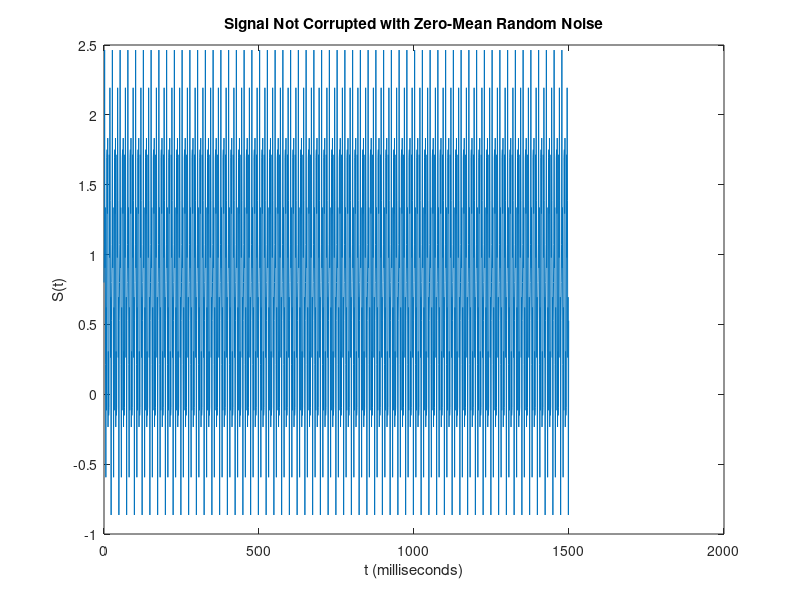
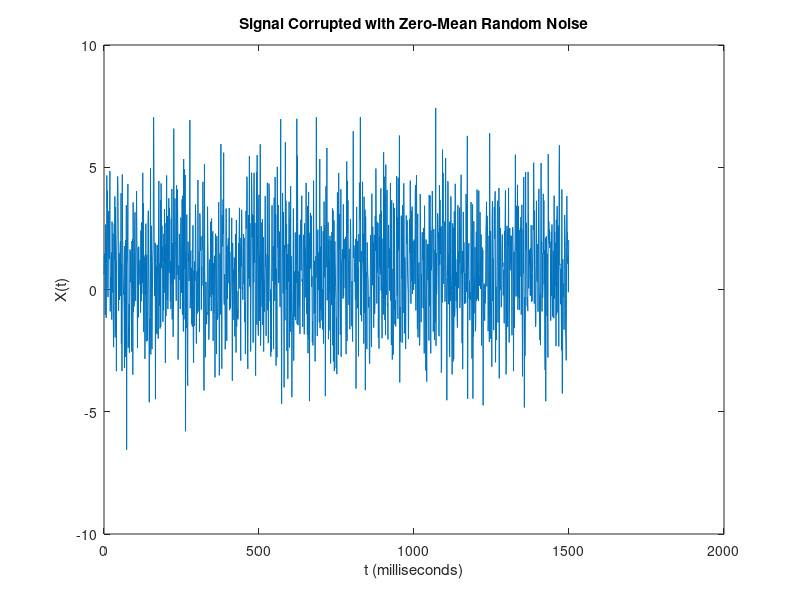
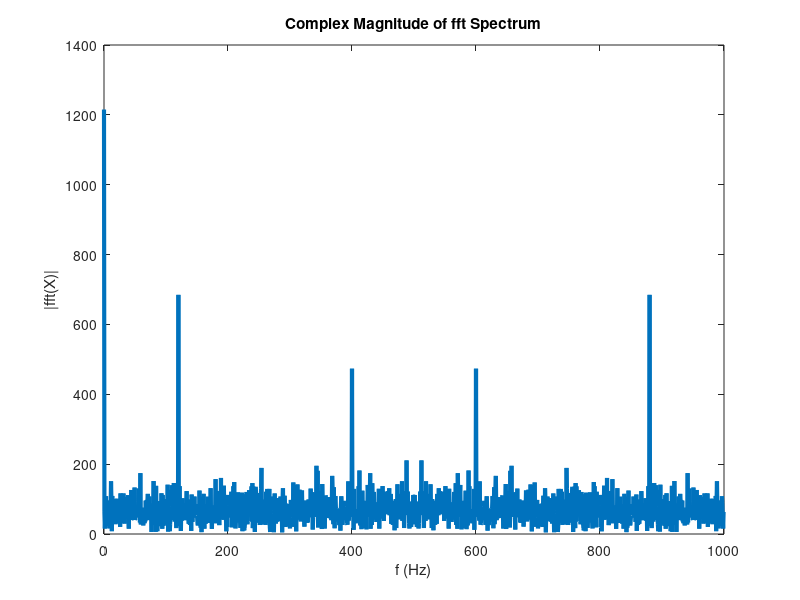
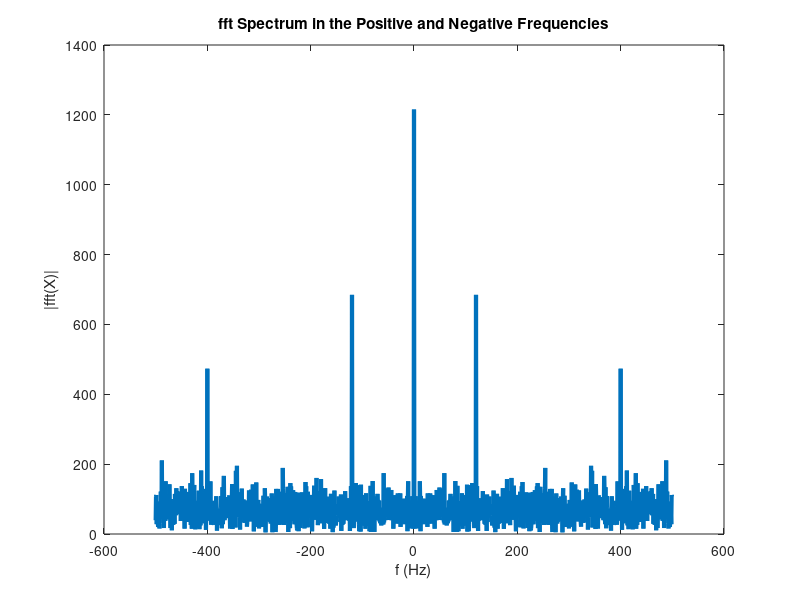

Reproduce these figures in MATLAB, in order.
close all
clear variables
clc

Fs = 1000;            % sampling frequency                    
T = 1/Fs;             % sampling period       
L = 1500;             % length of signal
t = (0:L-1)*T;        % time vector


% DC - постоянный ток, DC offset - среднее значение формы волны???
% signal containing: DC offset of amplitude 0.8, 
%                    50 Hz sinusoid of amplitude 0.7, 
%                    120 Hz sinusoid of amplitude 1.

A0 = 0.8;
A1 = 0.7;
A2 = 1;

f1 = 600;
f2 = 120;

S = A0 + A1 * sin(2*pi * f1*t) + A2 * sin(2*pi * f2*t);

% signal corruption
X = S + 2*randn(size(t));

figure
plot(1000*t,S)
title("Signal Not Corrupted with Zero-Mean Random Noise")
xlabel("t (milliseconds)")
ylabel("S(t)")

figure
plot(1000*t,X)
title("Signal Corrupted with Zero-Mean Random Noise")
xlabel("t (milliseconds)")
ylabel("X(t)")


% fourier transform of the signal
Y = fft(X);

% plotting the complex moduli of the fft spectrum
figure
plot(Fs/L*(0:L-1),abs(Y),"LineWidth",3)
title("Complex Magnitude of fft Spectrum")
xlabel("f (Hz)")
ylabel("|fft(X)|")

% the first half of its spectrum is in positive frequencies 
% and the second half is in negative frequencies, 
% with the first element reserved for the zero frequency.

% Nyquist frequency - частота Найквиста, половина частоты дискретизации

% the frequency domain starts from the 
%   negative of the Nyquist frequency -Fs/2 up to Fs/2-Fs/L 
%   with a spacing or frequency resolution of Fs/L
figure
plot(Fs/L*(-L/2:L/2-1),abs(fftshift(Y)),"LineWidth",3)
title("fft Spectrum in the Positive and Negative Frequencies")
xlabel("f (Hz)")
ylabel("|fft(X)|")

% To find the amplitudes of the three frequency peaks, 
%   convert the fft spectrum in Y to the single-sided amplitude spectrum. 
% Because the fft function includes a scaling factor L between 
%   the original and the transformed signals, rescale Y by dividing by L. 

P2 = abs(Y/L);

% make one-sided amplitude spectrum from two-sided.
% we then multiply by 2 freqs that have corresponding complex conjugate
% pairs in the negative frequencies (all, except for P1(1) and P1(end), 
% which are zero and Nyquist frequencies)

P1 = P2(1:L/2+1);
P1(2:end-1) = 2*P1(2:end-1);

% define frequency domain f for the single-sided spectrum
f = Fs/L*(0:(L/2));

figure
plot(f,P1,"LineWidth",3) 
title("Single-Sided Amplitude Spectrum of X(t)")
xlabel("f (Hz)")
ylabel("|P1(f)|")

% take the fourier transform of the original, uncorrupted signal and 
% retrieve the exact amplitudes at 0.8, 0.7, and 1.0.

figure
Y = fft(S);
P2_perfect = abs(Y/L);
P1_perfect = P2_perfect(1:L/2+1);
P1_perfect(2:end-1) = 2 * P1_perfect(2:end-1);

plot(f,P1_perfect,"LineWidth",3) 
title("Single-Sided Amplitude Spectrum of S(t)")
xlabel("f (Hz)")
ylabel("|P1(f)|")


% calculating SEL

dt = T;
int = sum((X./ 10^(-6)).^2 * dt)
SEL = 10*log10(int)






